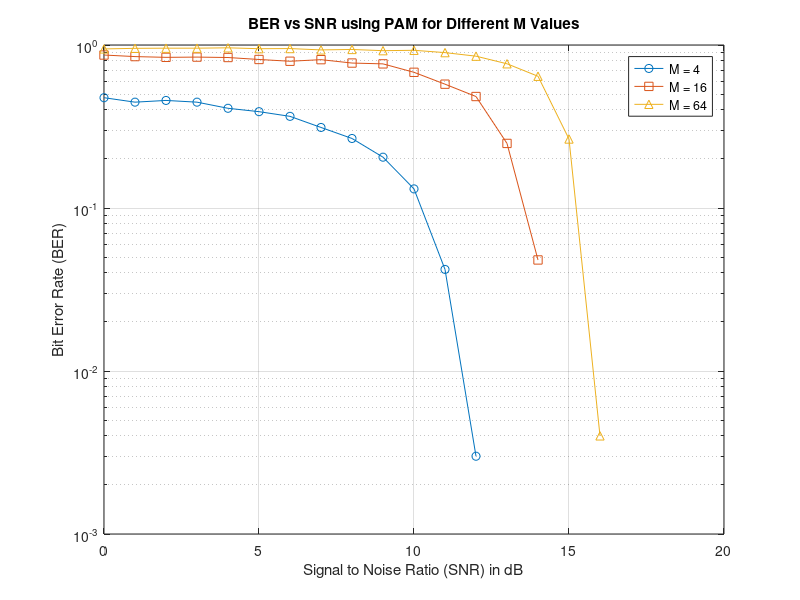
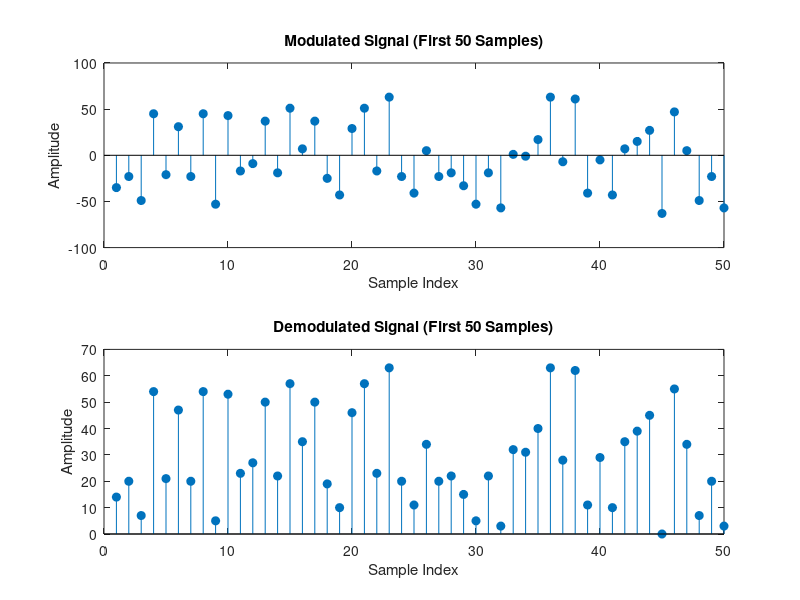
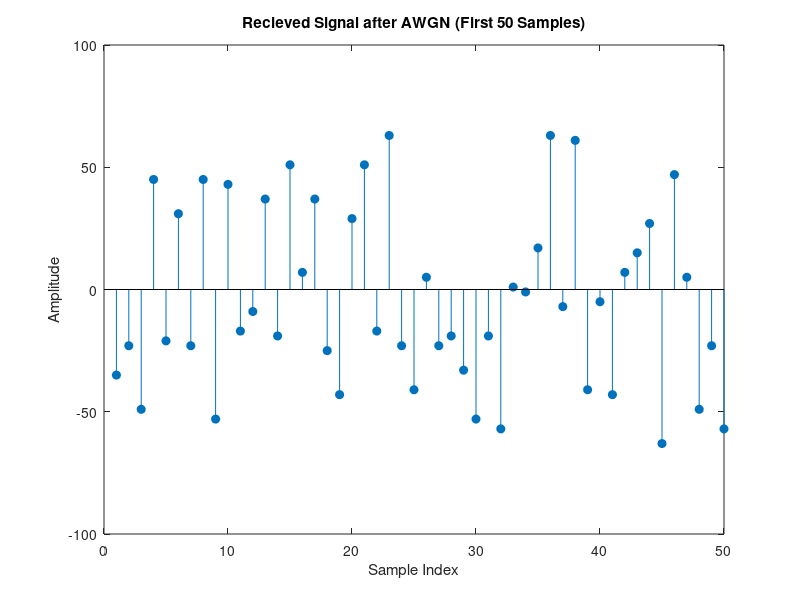

Source code (MATLAB) for these figures, in order:
clear all;
% Define the set of M values for PAM modulation
M_vals = [4, 16, 64];
% Define the range of SNR values in dB and the number of bits to transmit
SNR_dB_range = 0:1:20; % SNR values in decibels
num_bits = 1000; % Number of bits to transmit

% Initialize a matrix to store BER values for each M
BER_results = zeros(length(M_vals), length(SNR_dB_range));

% Loop over each M value
for idx = 1:length(M_vals)
    M = M_vals(idx);
    % Generate random bits for transmission
    tx_bits = randi([0, M-1], 1, num_bits);
    % Modulate the bits using PAM
    modulated_signal = pammod(tx_bits, M);
    
    % Loop over each SNR value
    for j = 1:length(SNR_dB_range)
        SNR_linear = 10^(SNR_dB_range(j)/10); % Convert SNR from dB to linear scale
        % Transmit the modulated signal through an AWGN channel
        received_signal = awgn(modulated_signal, SNR_linear, 'measured');
        % Demodulate the received signal
        demodulated_bits = pamdemod(received_signal, M);
        % Calculate the Bit Error Rate (BER)
        bit_errors = sum(demodulated_bits ~= tx_bits);
        BER_results(idx, j) = bit_errors / num_bits;
    end
end

% Plot SNR vs. BER for different M values
figure;
semilogy(SNR_dB_range, BER_results(1,:), '-o', 'DisplayName', ['M = ' num2str(M_vals(1))]);
hold on;
semilogy(SNR_dB_range, BER_results(2,:), '-s', 'DisplayName', ['M = ' num2str(M_vals(2))]);
semilogy(SNR_dB_range, BER_results(3,:), '-^', 'DisplayName', ['M = ' num2str(M_vals(3))]);
grid on;
xlabel('Signal to Noise Ratio (SNR) in dB');
ylabel('Bit Error Rate (BER)');
title('BER vs SNR using PAM for Different M Values');
legend('Location', 'best');
hold off;

%Plot the pulse signal before transmission and after demodulation for M = 4
figure;
subplot(2,1,1);
stem(modulated_signal(1:50), 'filled');
title('Modulated Signal (First 50 Samples)');
xlabel('Sample Index');
ylabel('Amplitude');

subplot(2,1,2);
stem(demodulated_bits(1:50),'filled');
title('Demodulated Signal (First 50 Samples)');
xlabel('Sample Index');
ylabel('Amplitude');

%Plot the recieved signal after the AWGN
figure;
stem(received_signal(1:50),'filled');
title('Recieved Signal after AWGN (First 50 Samples)');
xlabel('Sample Index');
ylabel('Amplitude');